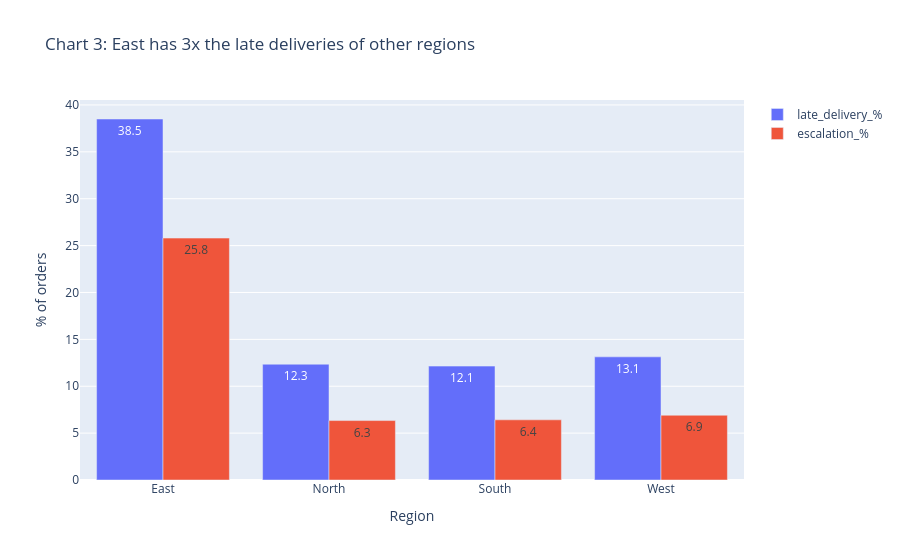

The notebook cell saved with this chart:
### Code cell
# CHART 3
chart3 = region.reset_index()
fig = px.bar(chart3, x="region_at_order", y=["late_delivery_%", "escalation_%"], barmode="group", text_auto=".1f",
             title="Chart 3: East has 3x the late deliveries of other regions",
             labels={"region_at_order": "Region", "value": "% of orders", "variable": ""})
fig.show()

### Figure 1 — Plotly figure (JSON) as saved in the notebook; plotly's stock layout.template omitted (floating-point values rounded to 4 significant figures)
{"data": [{"alignmentgroup": "True", "hovertemplate": "=late_delivery_%<br>Region=%{x}<br>% of orders=%{y}<extra></extra>", "legendgroup": "late_delivery_%", "marker": {"color": "#636efa", "pattern": {"shape": ""}}, "name": "late_delivery_%", "offsetgroup": "late_delivery_%", "orientation": "v", "showlegend": true, "textposition": "auto", "texttemplate": "%{y:.1f}", "type": "bar", "x": ["East", "North", "South", "West"], "xaxis": "x", "y": [38.5, 12.35, 12.15, 13.13], "yaxis": "y"}, {"alignmentgroup": "True", "hovertemplate": "=escalation_%<br>Region=%{x}<br>% of orders=%{y}<extra></extra>", "legendgroup": "escalation_%", "marker": {"color": "#EF553B", "pattern": {"shape": ""}}, "name": "escalation_%", "offsetgroup": "escalation_%", "orientation": "v", "showlegend": true, "textposition": "auto", "texttemplate": "%{y:.1f}", "type": "bar", "x": ["East", "North", "South", "West"], "xaxis": "x", "y": [25.8, 6.339, 6.417, 6.907], "yaxis": "y"}], "layout": {"barmode": "group", "legend": {"title": {"text": ""}, "tracegroupgap": 0}, "title": {"text": "Chart 3: East has 3x the late deliveries of other regions"}, "xaxis": {"anchor": "y", "domain": [0.0, 1.0], "title": {"text": "Region"}}, "yaxis": {"anchor": "x", "domain": [0.0, 1.0], "title": {"text": "% of orders"}}}}
